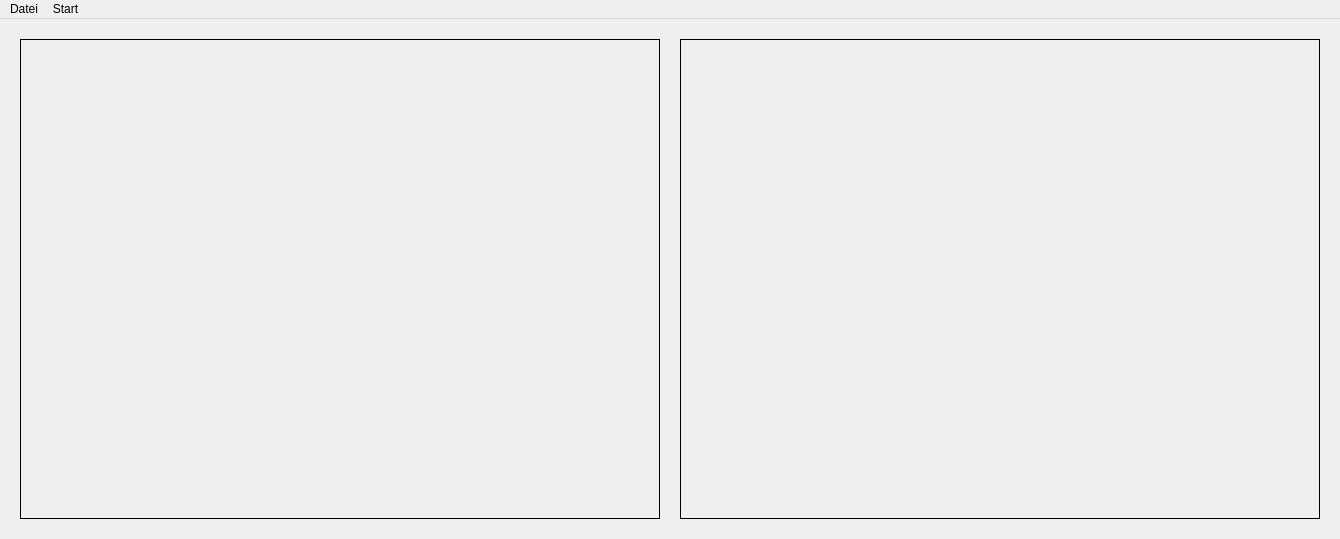
<?xml version="1.0" encoding="UTF-8"?>
<ui version="4.0">
 <class>VideoPlayer</class>
 <widget class="QMainWindow" name="VideoPlayer">
  <property name="geometry">
   <rect>
    <x>0</x>
    <y>0</y>
    <width>1340</width>
    <height>539</height>
   </rect>
  </property>
  <property name="windowTitle">
   <string>Depth To Midi</string>
  </property>
  <widget class="QWidget" name="centralWidget">
   <widget class="VideoWidget" name="inputFrame">
    <property name="geometry">
     <rect>
      <x>20</x>
      <y>20</y>
      <width>640</width>
      <height>480</height>
     </rect>
    </property>
    <property name="minimumSize">
     <size>
      <width>640</width>
      <height>480</height>
     </size>
    </property>
    <property name="frameShape">
     <enum>QFrame::Box</enum>
    </property>
    <property name="text">
     <string/>
    </property>
    <property name="scaledContents">
     <bool>false</bool>
    </property>
    <property name="alignment">
     <set>Qt::AlignCenter</set>
    </property>
   </widget>
   <widget class="VideoWidget" name="processedFrame">
    <property name="geometry">
     <rect>
      <x>680</x>
      <y>20</y>
      <width>640</width>
      <height>480</height>
     </rect>
    </property>
    <property name="minimumSize">
     <size>
      <width>640</width>
      <height>480</height>
     </size>
    </property>
    <property name="frameShape">
     <enum>QFrame::Box</enum>
    </property>
    <property name="text">
     <string/>
    </property>
    <property name="scaledContents">
     <bool>false</bool>
    </property>
    <property name="alignment">
     <set>Qt::AlignCenter</set>
    </property>
   </widget>
  </widget>
  <widget class="QMenuBar" name="menuBar">
   <property name="geometry">
    <rect>
     <x>0</x>
     <y>0</y>
     <width>1340</width>
     <height>20</height>
    </rect>
   </property>
   <widget class="QMenu" name="menuVideo">
    <property name="title">
     <string>Datei</string>
    </property>
    <addaction name="actionBild_ffnen"/>
   </widget>
   <widget class="QMenu" name="menuPlay">
    <property name="title">
     <string>Start</string>
    </property>
    <addaction name="actionStart"/>
   </widget>
   <addaction name="menuVideo"/>
   <addaction name="menuPlay"/>
  </widget>
  <action name="actionBild_ffnen">
   <property name="text">
    <string>Öffnen ...</string>
   </property>
  </action>
  <action name="actionStart">
   <property name="text">
    <string>Start</string>
   </property>
  </action>
 </widget>
 <layoutdefault spacing="6" margin="11"/>
 <customwidgets>
  <customwidget>
   <class>VideoWidget</class>
   <extends>QLabel</extends>
   <header>videowidget.h</header>
  </customwidget>
 </customwidgets>
 <resources/>
 <connections/>
</ui>
